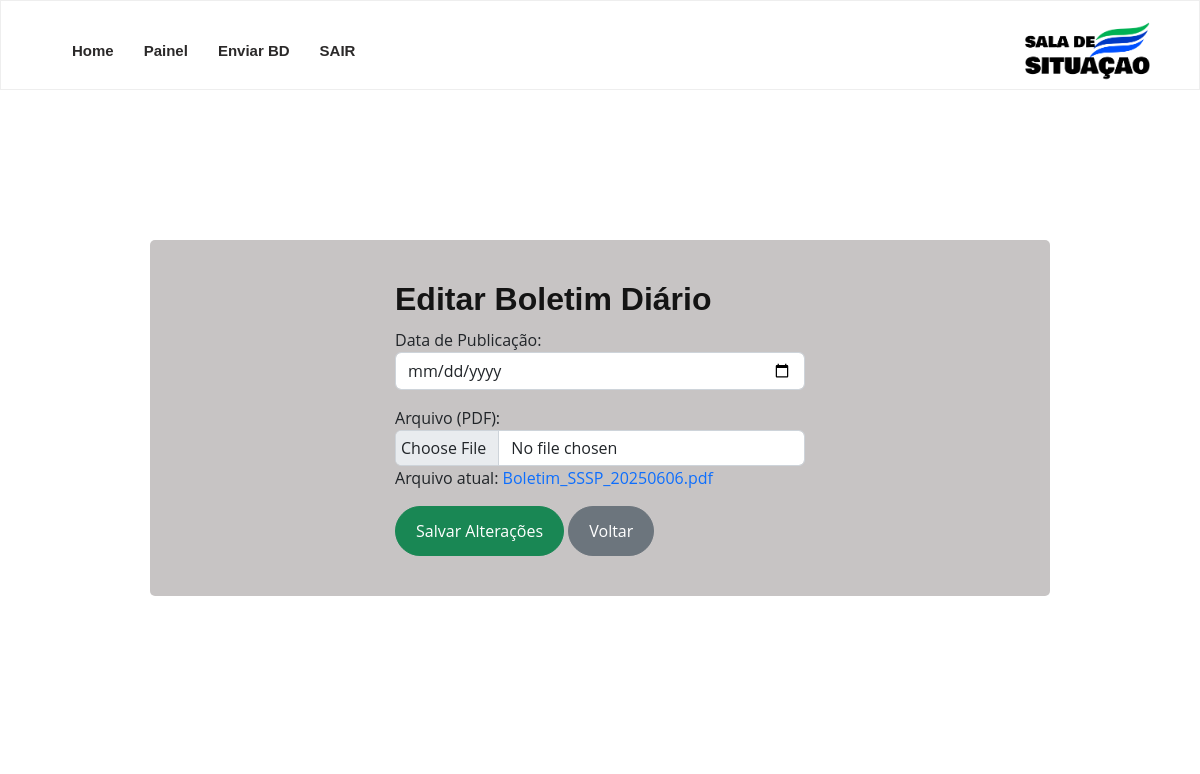
The app's page /admin/editarBD.php?id=6, older data.
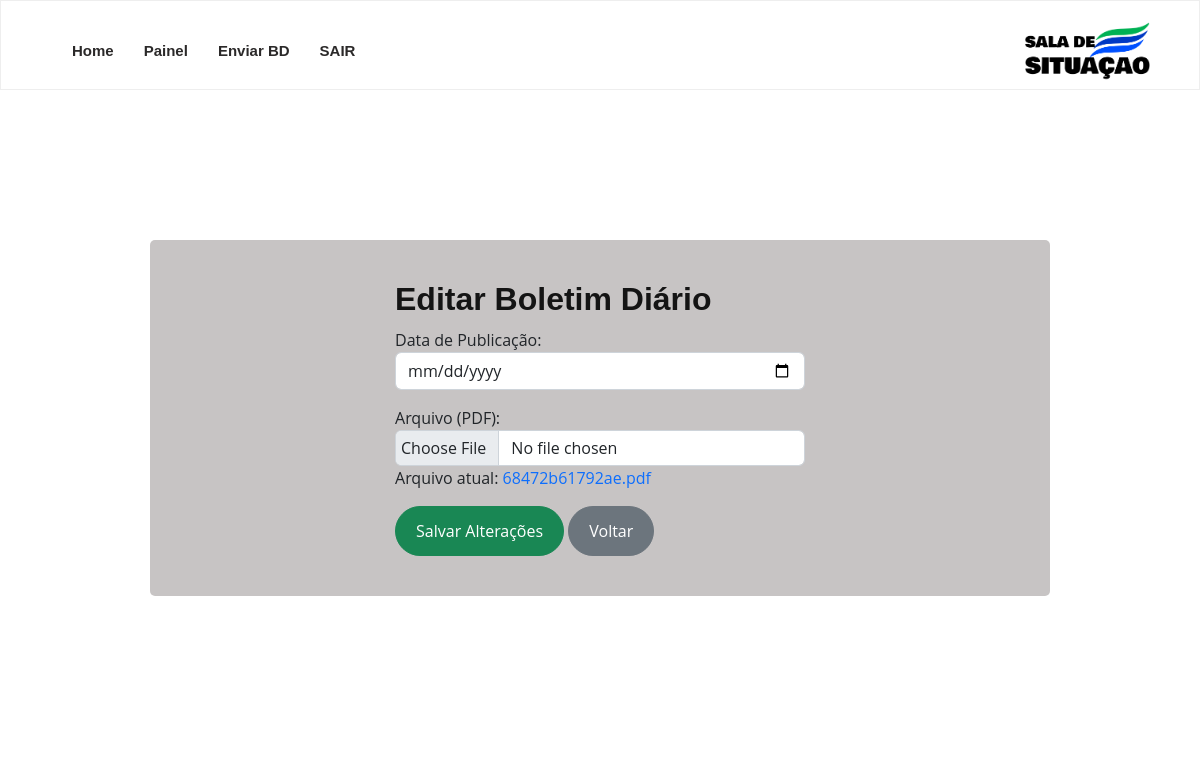
The same page, newer data.
### tables this page shows
CREATE TABLE `boletins` (
  `id` int(11) NOT NULL,
  `nome` varchar(255) NOT NULL,
  `arquivo` varchar(255) NOT NULL,
  `data_upload` timestamp NOT NULL DEFAULT current_timestamp()
);

### admin/editarBD.php (the view, shortened to what this page needs)
<?php
include "../conexao.php";
$id = $_GET['id'] ?? '';
$sql = "SELECT * FROM boletins WHERE id = $id";
$result = $conn->query($sql);
$dados = $result->fetch_assoc();
?>
<!DOCTYPE html>
<html lang="pt-br">
<head>
  <link rel="stylesheet" href="https://cdnjs.cloudflare.com/ajax/libs/font-awesome/6.5.2/css/all.min.css"crossorigin="anonymous" />
  <link href="../assets/cdn/aos/aos.css" rel="stylesheet">
 <link href="../assets/cdn/aos/aos.css" rel="stylesheet">
  <link href="../assets/cdn/bootstrap/css/bootstrap.min.css" rel="stylesheet">
  <link href="../assets/cdn/bootstrap-icons/bootstrap-icons.css" rel="stylesheet">
  <link href="../assets/cdn/boxicons/css/boxicons.min.css" rel="stylesheet">
  <link href="../assets/cdn/glightbox/css/glightbox.min.css" rel="stylesheet">
  <link href="../assets/cdn/swiper/swiper-bundle.min.css" rel="stylesheet">
    <link href="../assets/css/style.css" rel="stylesheet">
<body>
      <header id="header" class="header  sticky-top">
    <div class="container d-flex align-items-center justify-content-between">
        <div class="logo"><img src="../img/logosssp.png"></div>
             <nav id="navbar" class="navbar ">
                <ul>
                    <li><a href="../index.php">Home</a></li>
                    <li><a href="painel.php">Painel</a></li>
                    <li><a href="enviarBD.php">Enviar BD</a></li>
                    <li><a href="logout.php">SAIR</a></li>
                </ul>
            </nav>
    </div>
  </header>
<section class="upload">
    <div class="container">
        <div class="col-lg-6 offset-lg-3">
            <h2><strong>Editar Boletim Diário</strong></h2>
                <form method="POST" enctype="multipart/form-data">
                    <div class="mb-3">
                        <label>Data de Publicação:</label>
                        <input type="date" name="data_upload" class="form-control" value="<?= $dados['data_upload'] ?>" required>
                    </div>
                    <div class="mb-3">
                        <label>Arquivo (PDF):</label>
                        <input type="file" name="arquivo" class="form-control">
                        <p>Arquivo atual: <a href="../uploads/<?= $dados['arquivo'] ?>" target="_blank"><?= $dados['arquivo'] ?></a></p>
                    </div>
                    <button type="submit" name="atualizar" class="btn btn-success">Salvar Alterações</button>
                    <a href="listagemBD.php" class="btn btn-secondary">Voltar</a>
                </form>
        </div>
    </div>
</section>
</body>
</html>

Row changes from the older to the newer data that the page shows:
changed boletins: arquivo "Boletim_SSSP_20250606.pdf" → "68472b61792ae.pdf"
